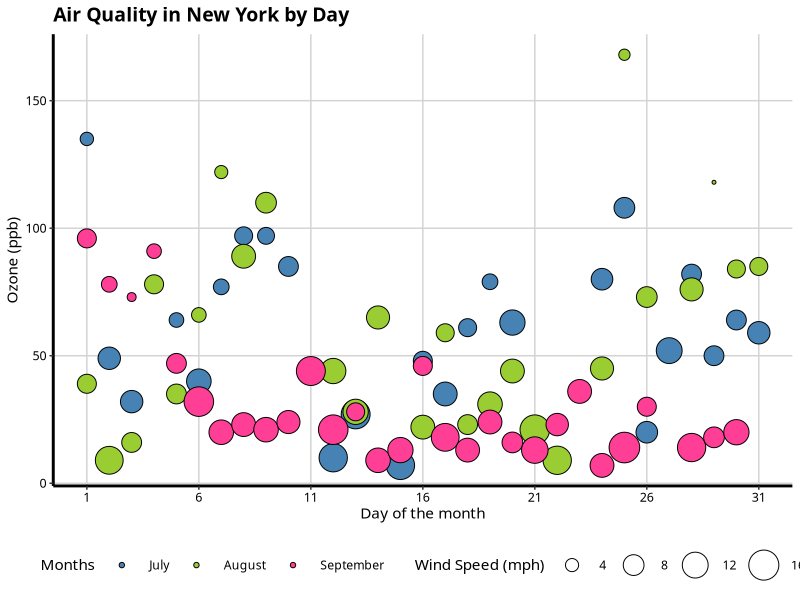
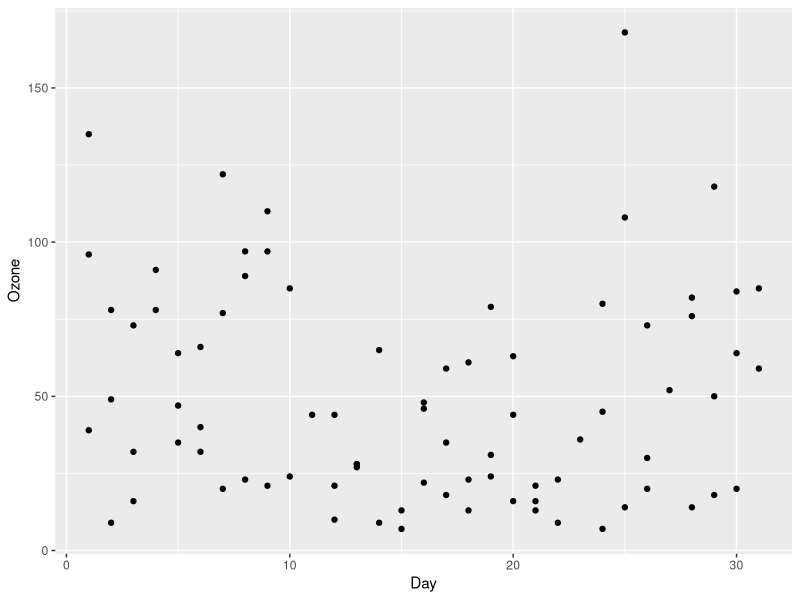
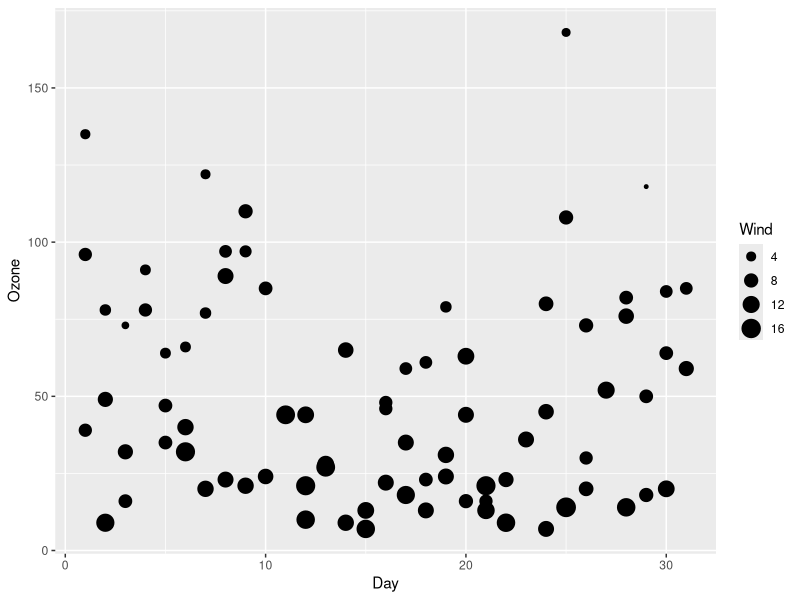
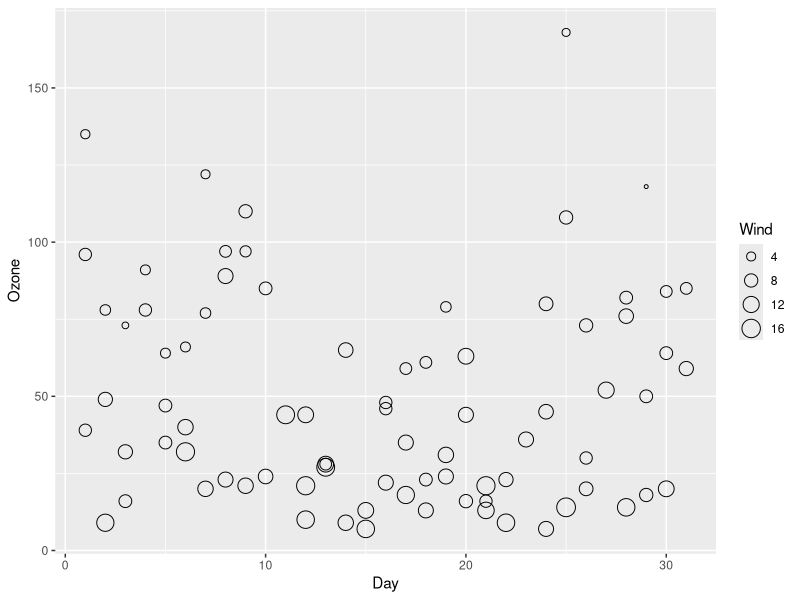
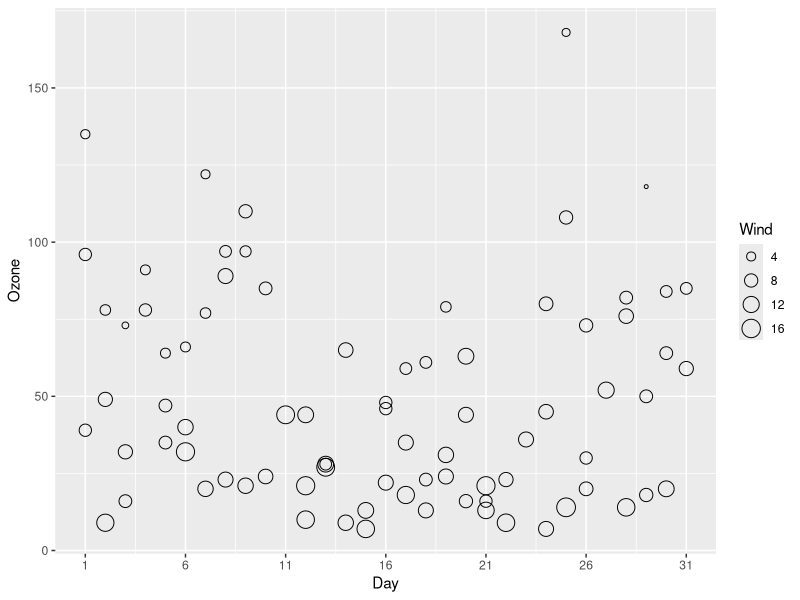
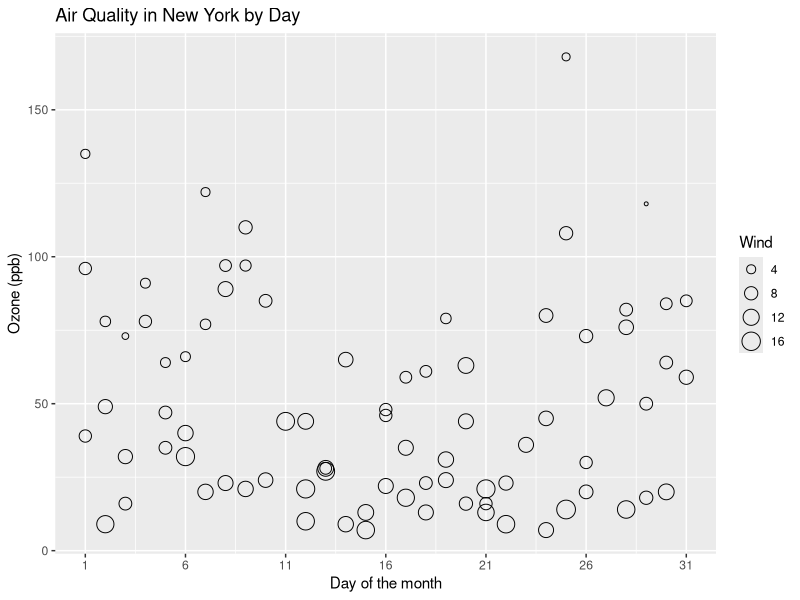
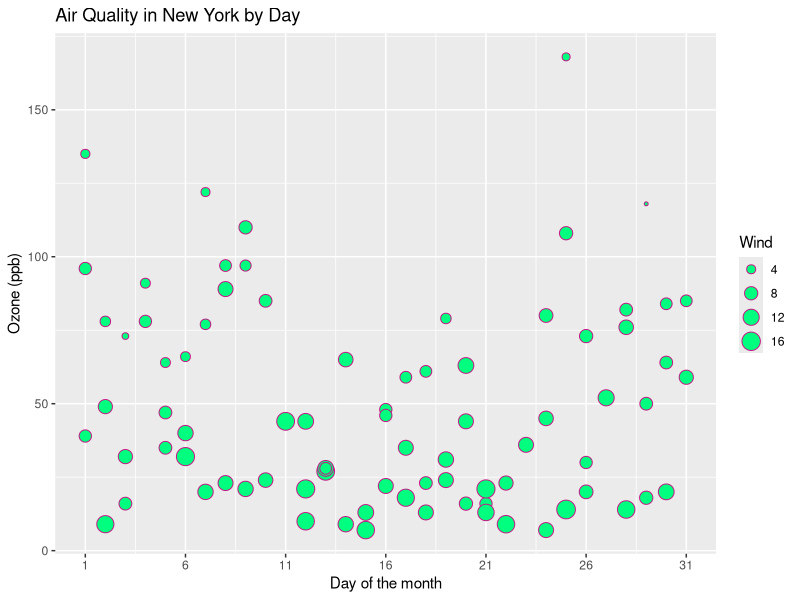
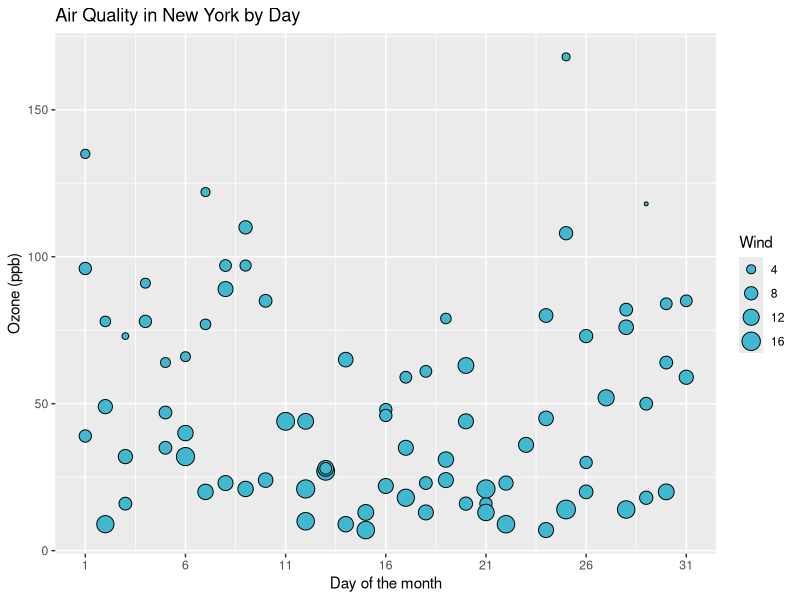

Source code (R) for these figures, in order: (Note: this script raises an error after producing the figures.)
## ---- chunk 1
knitr::opts_chunk$set(message = F, error = F, warning = F, comment = NA, fig.align = 'center', dpi = 96, fig.width=7.5, fig.height=5, tidy = F, cache.path = '.cache/', fig.path = 'Weighted scatterplots/')
## ---- chunk 2
rm(list = ls())
library(datasets)
library(ggplot2)
data(airquality)
## ---- chunk 3
aq_trim <- airquality[which(airquality$Month == 7 |
                            airquality$Month == 8 |
                            airquality$Month == 9), ]
aq_trim$Month <- factor(aq_trim$Month, 
                        labels = c("July", "August", "September"))
## ---- chunk 4
library(grid)

fill = c("steelblue", "yellowgreen", "violetred1")

p1 <- ggplot(aq_trim, aes(x = Day, y = Ozone, size = Wind, fill = Month)) +
        geom_point(shape = 21) +
        ggtitle("Air Quality in New York by Day") + 
        labs(x = "Day of the month", y = "Ozone (ppb)",
             size = "Wind Speed (mph)", fill = "Months") +
        scale_x_continuous(breaks = seq(1, 31, 5)) +
        scale_size(range = c(1, 10)) +
        scale_fill_manual(values = fill) +
        theme(legend.position = "bottom", legend.direction = "horizontal",
              legend.box = "horizontal",
              legend.key.size = unit(1, "cm"),
              axis.line = element_line(size=1, colour = "black"), 
              panel.grid.major = element_line(colour = "#d3d3d3"), 
              panel.grid.minor = element_blank(), 
              panel.border = element_blank(), panel.background = element_blank(),
              plot.title = element_text(size = 14, family = "Tahoma", face = "bold"),
              text=element_text(family="Tahoma"), 
              axis.text.x=element_text(colour="black", size = 9), 
              axis.text.y=element_text(colour="black", size = 9)) 
p1
## ---- chunk 5
p1 <- ggplot(aq_trim, aes(x = Day, y = Ozone)) + 
        geom_point()
p1
## ---- chunk 6
p1 <- ggplot(aq_trim, aes(x = Day, y = Ozone, size = Wind)) + 
        geom_point()
p1
## ---- chunk 7
p1 <- ggplot(aq_trim, aes(x = Day, y = Ozone, size = Wind)) + 
        geom_point(shape = 21)
p1
## ---- chunk 8
p1 <- p1 + scale_x_continuous(breaks = seq(1, 31, 5))
p1
## ---- chunk 9
p1 <- p1 + ggtitle("Air Quality in New York by Day") + 
            labs(x = "Day of the month", y = "Ozone (ppb)") 
p1
## ---- chunk 10
p1 <- ggplot(aq_trim, aes(x = Day, y = Ozone, size = Wind)) + 
        geom_point(shape = 21, colour = "mediumvioletred", 
                   fill = "springgreen") +
        ggtitle("Air Quality in New York by Day") + 
        labs(x = "Day of the month", y = "Ozone (ppb)") +
        scale_x_continuous(breaks = seq(1, 31, 5)) 
p1
## ---- chunk 11
p1 <- ggplot(aq_trim, aes(x = Day, y = Ozone, size = Wind)) + 
        geom_point(shape = 21, colour = "#000000", fill = "#40b8d0") +
        ggtitle("Air Quality in New York by Day") + 
        labs(x = "Day of the month", y = "Ozone (ppb)") +
        scale_x_continuous(breaks = seq(1, 31, 5))
p1
## ---- chunk 12
p1 <- ggplot(aq_trim, aes(x = Day, y = Ozone, size = Wind, fill = Temp)) + 
        geom_point(shape = 21) +
        ggtitle("Air Quality in New York by Day") + 
        labs(x = "Day of the month", y = "Ozone (ppb)") +
        scale_x_continuous(breaks = seq(1, 31, 5))
p1
## ---- chunk 13
p1 <-  p1 + scale_fill_continuous(low = "plum1", high = "purple4")
p1
## ---- chunk 14
p1 <- ggplot(aq_trim, aes(x = Day, y = Ozone, size = Wind, fill = Month)) + 
        geom_point(shape = 21) +
        ggtitle("Air Quality in New York by Day") + 
        labs(x = "Day of the month", y = "Ozone (ppb)") +
        scale_x_continuous(breaks = seq(1, 31, 5))
p1
## ---- chunk 15
fill = c("steelblue", "yellowgreen", "violetred1")

p1 <- p1 + scale_fill_manual(values = fill)
p1
## ---- chunk 16
p1 <- p1 + scale_size_area(max_size = 10)
p1
## ---- chunk 17
p1 <- ggplot(aq_trim, aes(x = Day, y = Ozone, size = Wind, fill = Month)) + 
        geom_point(shape = 21) +
        ggtitle("Air Quality in New York by Day") + 
        labs(x = "Day of the month", y = "Ozone (ppb)") +
        scale_x_continuous(breaks = seq(1, 31, 5)) +
        scale_fill_manual(values = fill) +
        scale_size(range = c(1, 10))
p1
## ---- chunk 18
p1 <- p1 + theme(legend.position = "bottom", legend.direction = "horizontal")
p1
## ---- chunk 19
p1 <- p1 + labs(size = "Wind Speed (mph)", fill = "Months")
p1
## ---- chunk 20
library(grid) 
p1 <- p1 + theme(legend.box = "horizontal",
                 legend.key.size = unit(1, "cm"))
p1
## ---- chunk 21
p1 <- ggplot(aq_trim, aes(x = Day, y = Ozone, size = Wind, fill = Month)) + 
        geom_point(shape = 21) +
        theme_bw() +
        theme() +
        ggtitle("Air Quality in New York by Day") + 
        labs(x = "Day of the month", y = "Ozone (ppb)",
             size = "Wind Speed (mph)", fill = "Months") +
        scale_x_continuous(breaks = seq(1, 31, 5)) +
        scale_fill_manual(values = fill) +
        scale_size(range = c(1, 10)) +
        theme(legend.position="bottom", legend.direction="horizontal",
              legend.box = "horizontal",
              legend.key.size = unit(1, "cm"))
p1
## ---- chunk 22
fill <- c("#56B4E9", "#F0E442", "violetred1")

p1 <- ggplot(aq_trim, aes(x = Day, y = Ozone, size = Wind, fill = Month)) + 
        geom_point(shape = 21) +
        ggtitle("Air Quality in New York by Day") + 
        labs(x = "Day of the month", y = "Ozone (ppb)",
             size = "Wind Speed (mph)", fill = "Months") +
        scale_x_continuous(breaks = seq(1, 31, 5)) +
        scale_fill_manual(values = fill) +
        scale_size(range = c(1, 10)) +
        theme(legend.position="bottom", legend.direction="horizontal",
              legend.box = "horizontal",
              legend.key.size = unit(1, "cm"),
              axis.line = element_line(size=1, colour = "black"), 
              panel.grid.major = element_blank(),
              panel.grid.minor = element_blank(), 
              panel.border = element_blank(),
              panel.background = element_blank(),
              plot.title=element_text(family="xkcd-Regular"), 
              text=element_text(family="xkcd-Regular"),
              axis.text.x=element_text(colour="black", size = 10), 
              axis.text.y=element_text(colour="black", size = 10)) 
p1
## ---- chunk 23
p1 <- ggplot(aq_trim, aes(x = Day, y = Ozone, size = Wind, fill = Month)) +
        theme_economist() + 
        scale_fill_economist() +
        geom_point(shape = 21) +
        ggtitle("Air Quality in New York by Day") + 
        labs(x = "Day of the month", y = "Ozone (ppb)",
             size = "Wind Speed (mph)", fill = "Months") +
        scale_x_continuous(breaks = seq(1, 31, 5)) +
        scale_size(range = c(1, 10)) +
        theme(legend.position = "bottom", legend.direction = "horizontal",
              legend.box = "horizontal",
              legend.key.size = unit(1, "cm"),
              plot.title = element_text(family="Tahoma"),
              text = element_text(family = "Tahoma"),
              axis.title = element_text(size = 12),
              legend.text = element_text(size = 9),
              legend.title=element_text(face = "bold", size = 9))
p1
## ---- chunk 24
fill = c("steelblue", "yellowgreen", "violetred1")

p1 <- ggplot(aq_trim, aes(x = Day, y = Ozone, size = Wind, fill = Month)) +
        geom_point(shape = 21) +
        ggtitle("Air Quality in New York by Day") + 
        labs(x = "Day of the month", y = "Ozone (ppb)",
             size = "Wind Speed (mph)", fill = "Months") +
        scale_x_continuous(breaks = seq(1, 31, 5)) +
        scale_size(range = c(1, 10)) +
        scale_fill_manual(values = fill) +
        theme(legend.position = "bottom", legend.direction = "horizontal",
              legend.box = "horizontal",
              legend.key.size = unit(1, "cm"),
              axis.line = element_line(size=1, colour = "black"), 
              panel.grid.major = element_line(colour = "#d3d3d3"), 
              panel.grid.minor = element_blank(), 
              panel.border = element_blank(), panel.background = element_blank(),
              plot.title = element_text(size = 14, family = "Tahoma", face = "bold"),
              text=element_text(family="Tahoma"), 
              axis.text.x=element_text(colour="black", size = 9), 
              axis.text.y=element_text(colour="black", size = 9)) 
p1
